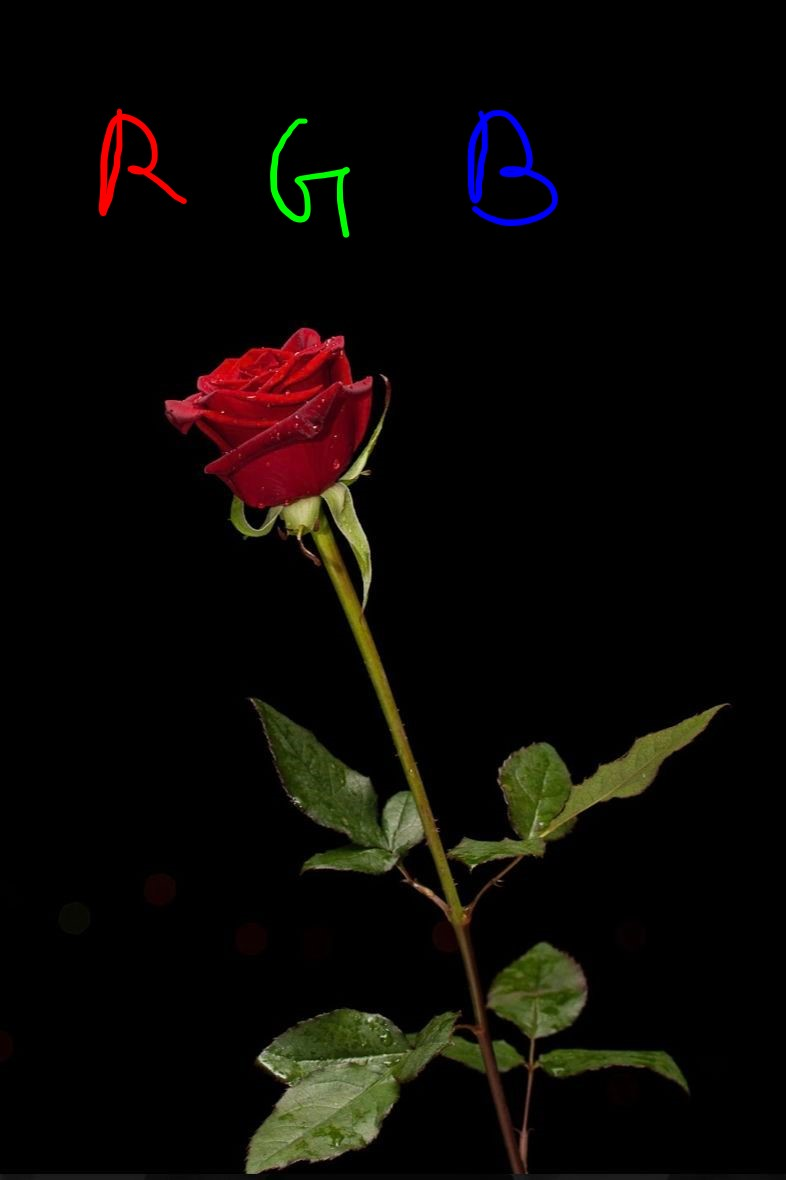
#> input picture 1_A-Novel-Illumination-Balance-Technique/rose.jpg, 786 x 1180 px
$ python cvtest.py
#> lines starting #> are read from the running program, lines starting #| are printed output that depends on the picture
import cv2
path = '.\geeksforgeeks.png '

img = cv2.imread('rose.jpg')
#> img is the input picture: shape (1180, 786, 3); mean B, G, R 4.9, 8.2, 11

# Window name in which image is displayed
window_name = 'image'
blue, green, red = cv2.split(img)
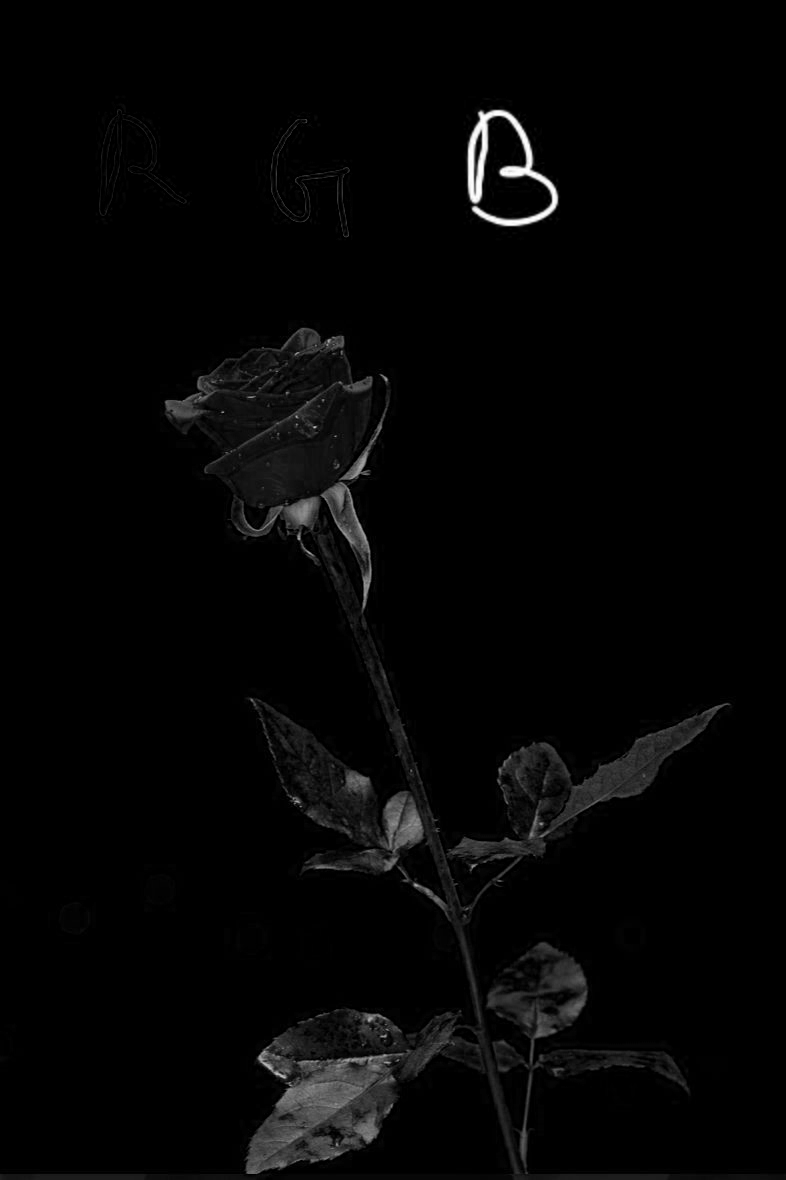
#> blue: shape (1180, 786); min 0, max 255, mean 4.9
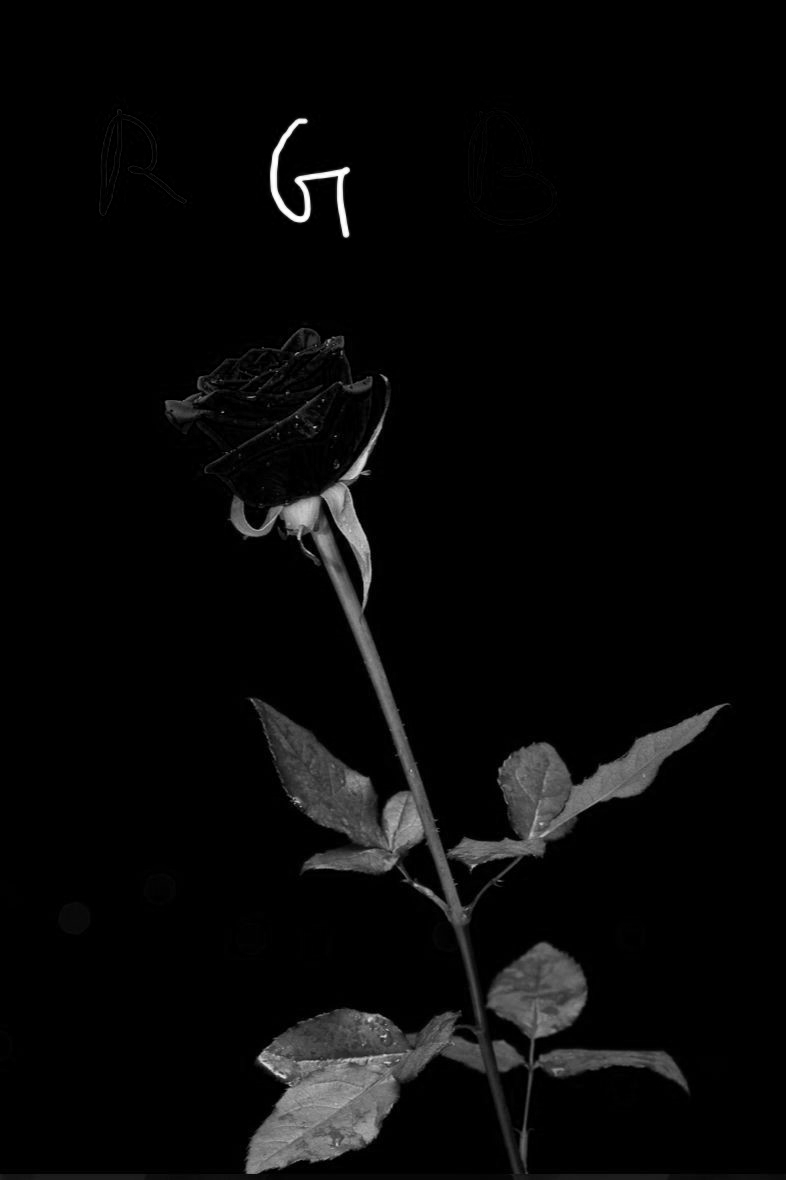
#> green: shape (1180, 786); min 0, max 255, mean 8.2
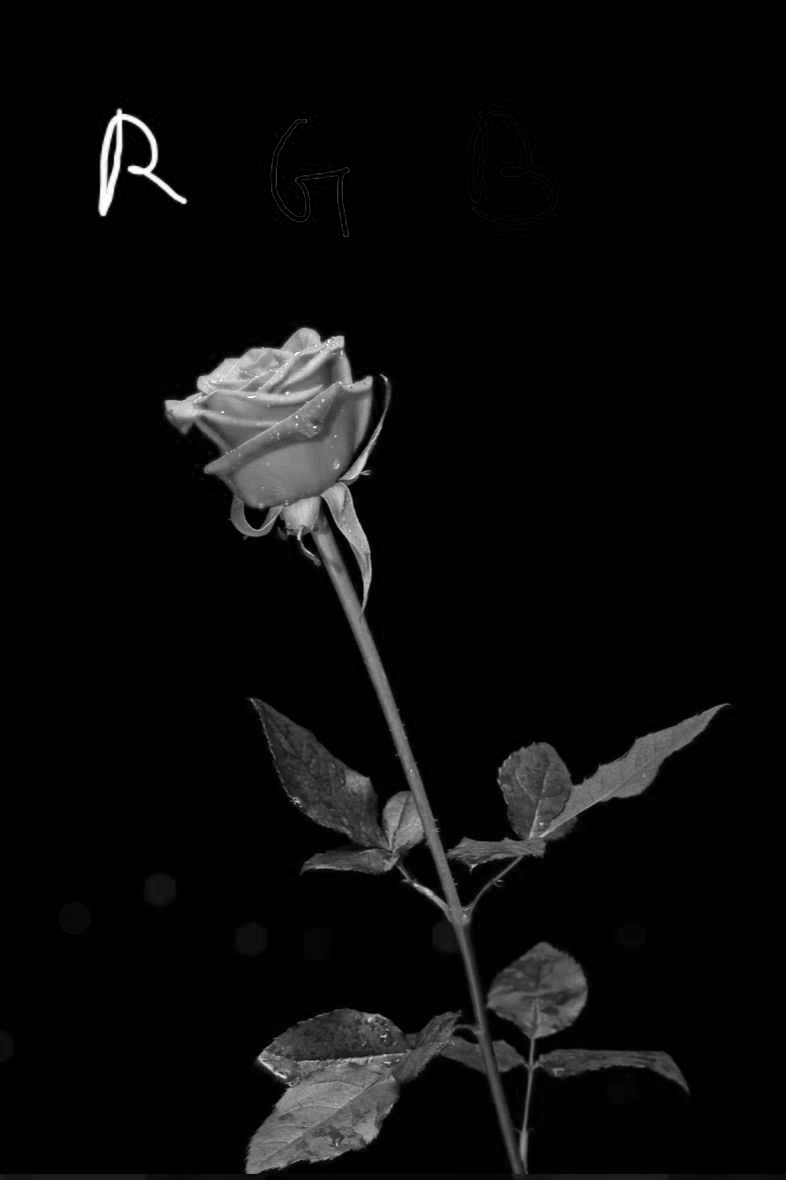
#> red: shape (1180, 786); min 0, max 255, mean 11
img_gs = cv2.imread('rose.jpg', cv2.IMREAD_GRAYSCALE)
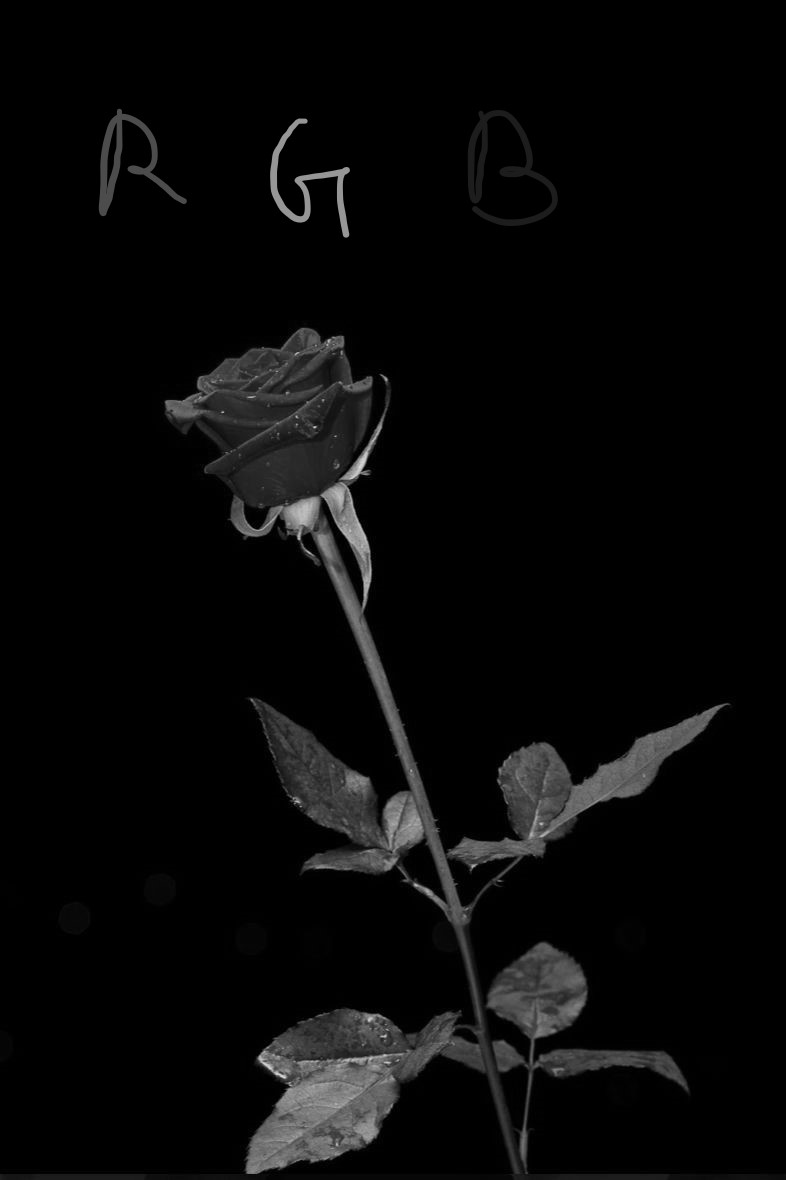
#> img_gs: shape (1180, 786); min 0, max 222, mean 8.6

# Using cv2.imshow() method
# Displaying the image
cv2.imshow('rose normal', img)
cv2.waitKey()
cv2.imshow('rose red',red)
cv2.waitKey()
cv2.imshow('rose blue',blue)
cv2.waitKey()
cv2.imshow('rose green',green)
cv2.waitKey()
cv2.imshow('rose gs',img_gs)
cv2.waitKey()
cv2.imshow('rose blue',blue)
cv2.waitKey()
